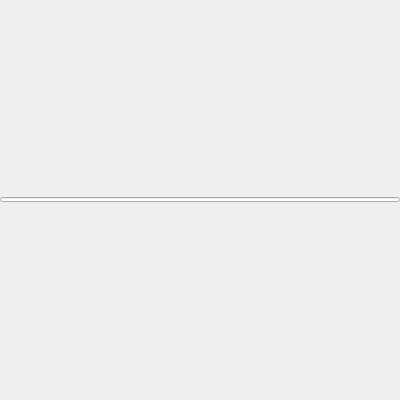
<?xml version="1.0" encoding="UTF-8"?><!--
  - Infomaniak kDrive - Desktop
  - Copyright (C) 2023-2024 Infomaniak Network SA
  -
  - This program is free software: you can redistribute it and/or modify
  - it under the terms of the GNU General Public License as published by
  - the Free Software Foundation, either version 3 of the License, or
  - (at your option) any later version.
  -
  - This program is distributed in the hope that it will be useful,
  - but WITHOUT ANY WARRANTY; without even the implied warranty of
  - MERCHANTABILITY or FITNESS FOR A PARTICULAR PURPOSE.  See the
  - GNU General Public License for more details.
  -
  - You should have received a copy of the GNU General Public License
  - along with this program.  If not, see <http://www.gnu.org/licenses/>.
  -->
<ui version="4.0">
 <class>KDC::WebView</class>
 <widget class="QWidget" name="KDC::WebView">
  <property name="geometry">
   <rect>
    <x>0</x>
    <y>0</y>
    <width>400</width>
    <height>400</height>
   </rect>
  </property>
  <property name="sizePolicy">
   <sizepolicy hsizetype="Minimum" vsizetype="MinimumExpanding">
    <horstretch>0</horstretch>
    <verstretch>0</verstretch>
   </sizepolicy>
  </property>
  <property name="minimumSize">
   <size>
    <width>400</width>
    <height>400</height>
   </size>
  </property>
  <property name="windowTitle">
   <string notr="true">Form</string>
  </property>
  <layout class="QGridLayout" name="gridLayout">
   <property name="leftMargin">
    <number>0</number>
   </property>
   <property name="topMargin">
    <number>0</number>
   </property>
   <property name="rightMargin">
    <number>0</number>
   </property>
   <property name="bottomMargin">
    <number>0</number>
   </property>
   <item row="1" column="0">
    <layout class="QVBoxLayout" name="verticalLayout">
     <property name="spacing">
      <number>0</number>
     </property>
     <item>
      <widget class="QProgressBar" name="progressBar">
       <property name="minimumSize">
        <size>
         <width>0</width>
         <height>5</height>
        </size>
       </property>
       <property name="maximumSize">
        <size>
         <width>16777215</width>
         <height>5</height>
        </size>
       </property>
       <property name="styleSheet">
        <string notr="true">QProgressBar::chunk {
    background-color: rgba(0, 130, 201, 255);
}</string>
       </property>
       <property name="value">
        <number>0</number>
       </property>
       <property name="textVisible">
        <bool>false</bool>
       </property>
      </widget>
     </item>
     <item>
      <layout class="QHBoxLayout" name="resultLayout">
       <property name="spacing">
        <number>0</number>
       </property>
      </layout>
     </item>
    </layout>
   </item>
  </layout>
 </widget>
 <resources/>
 <connections/>
</ui>
